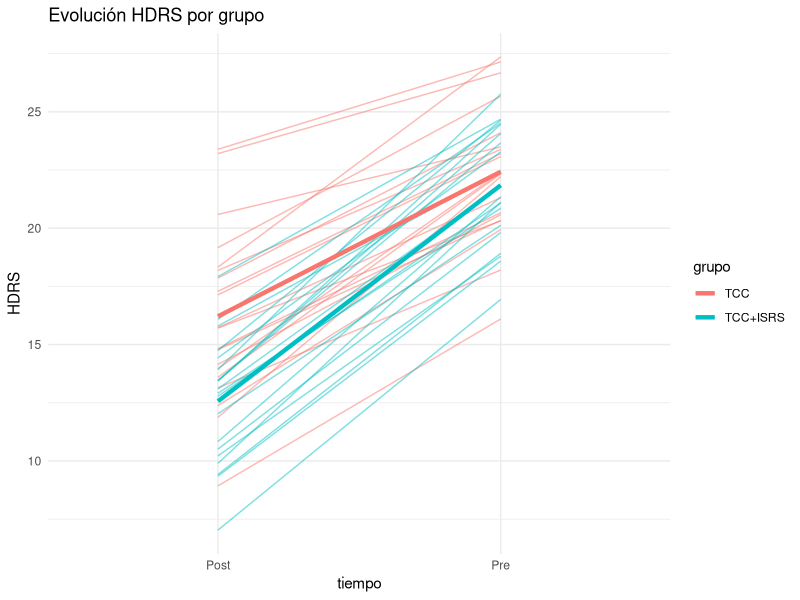
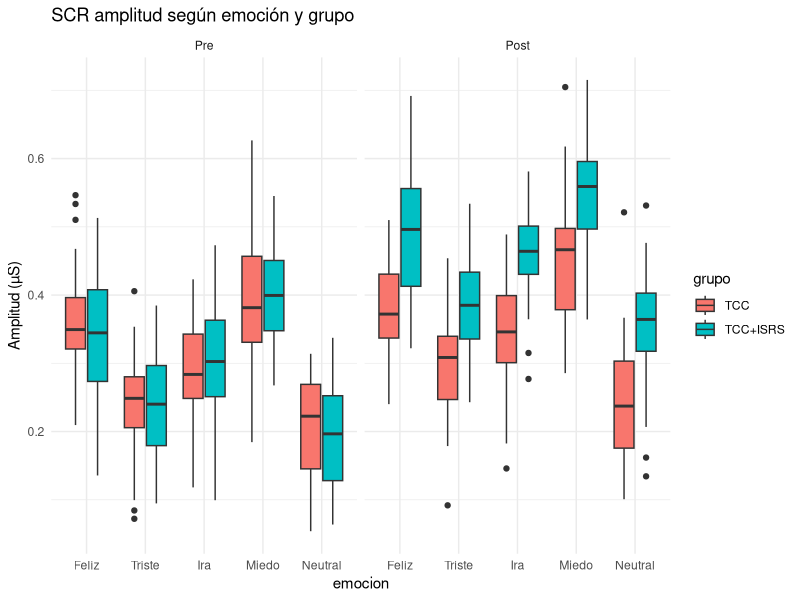

Source code (R) for these figures, in order:
# =============================
# Análisis de datos - TDM
# =============================

# Librerías
library(tidyverse)

set.seed(123)  # para reproducibilidad

# -----------------------------
# 1. Parámetros de la muestra
# -----------------------------
n <- 40
grupo <- rep(c("TCC", "TCC+ISRS"), each = n/2)
id <- 1:n

# -----------------------------
# 2. Escalas clínicas (HDRS y BDI-II)
# -----------------------------
# HDRS baseline (ambos grupos ~22)
HDRS_pre <- rnorm(n, mean = 22, sd = 3)

# HDRS post (mejora mayor en combinado)
HDRS_post <- ifelse(grupo == "TCC",
                    HDRS_pre - rnorm(n, mean = 6, sd = 2),
                    HDRS_pre - rnorm(n, mean = 10, sd = 2))

# BDI-II baseline (~28)
BDI_pre <- rnorm(n, mean = 28, sd = 4)

# BDI-II post
BDI_post <- ifelse(grupo == "TCC",
                   BDI_pre - rnorm(n, mean = 7, sd = 3),
                   BDI_pre - rnorm(n, mean = 12, sd = 3))

# -----------------------------
# 3. Medidas psicofisiológicas (EDA)
# -----------------------------
emociones <- c("Feliz", "Triste", "Ira", "Miedo", "Neutral")

# Función para simular amplitud y número de SCR
sim_EDA <- function(grupo, tiempo, emocion) {
  # valores base inspirados en la literatura (µS)
  base_amp <- case_when(
    emocion == "Feliz"   ~ 0.35,
    emocion == "Triste"  ~ 0.25,
    emocion == "Ira"     ~ 0.30,
    emocion == "Miedo"   ~ 0.40,
    emocion == "Neutral" ~ 0.20
  )
  
  # efecto grupo/tiempo inspirado en Pineau (2022):
  # más reactividad en combinados post
  amp <- ifelse(grupo == "TCC" & tiempo == "Pre", rnorm(1, base_amp, 0.08),
                ifelse(grupo == "TCC" & tiempo == "Post", rnorm(1, base_amp+0.05, 0.08),
                       ifelse(grupo == "TCC+ISRS" & tiempo == "Pre", rnorm(1, base_amp, 0.08),
                              rnorm(1, base_amp+0.15, 0.08))))
  
  count <- ifelse(amp < 0.25, rpois(1, 4), rpois(1, 6))
  
  return(c(amp, count))
}

# Expandir dataset
df_EDA <- expand.grid(id=id, grupo=unique(grupo),
                      tiempo=c("Pre","Post"),
                      emocion=emociones)

# Simular
df_EDA <- df_EDA %>%
  rowwise() %>%
  mutate(vals = list(sim_EDA(grupo, tiempo, emocion))) %>%
  unnest_wider(vals, names_sep = "_") %>%
  rename(SCR_amplitude = vals_1,
         SCR_count = vals_2)

# -----------------------------
# 4. Juntar todo
# -----------------------------
df_clinico <- data.frame(id, grupo, HDRS_pre, HDRS_post, BDI_pre, BDI_post)

# Mostrar primeras filas
head(df_clinico)
head(df_EDA)

# -----------------------------
# 5. Visualización rápida
# -----------------------------
# Evolución HDRS
df_clinico %>%
  pivot_longer(cols = c(HDRS_pre, HDRS_post),
               names_to = "tiempo", values_to = "HDRS") %>%
  mutate(tiempo = ifelse(tiempo=="HDRS_pre","Pre","Post")) %>%
  ggplot(aes(x=tiempo, y=HDRS, group=id, color=grupo)) +
  geom_line(alpha=0.5) +
  stat_summary(fun=mean, geom="line", aes(group=grupo), size=1.5) +
  theme_minimal() +
  labs(title="Evolución HDRS por grupo", y="HDRS")

# SCR amplitudes por emoción
df_EDA %>%
  ggplot(aes(x=emocion, y=SCR_amplitude, fill=grupo)) +
  geom_boxplot() +
  facet_wrap(~tiempo) +
  theme_minimal() +
  labs(title="SCR amplitud según emoción y grupo",
       y="Amplitud (µS)")
